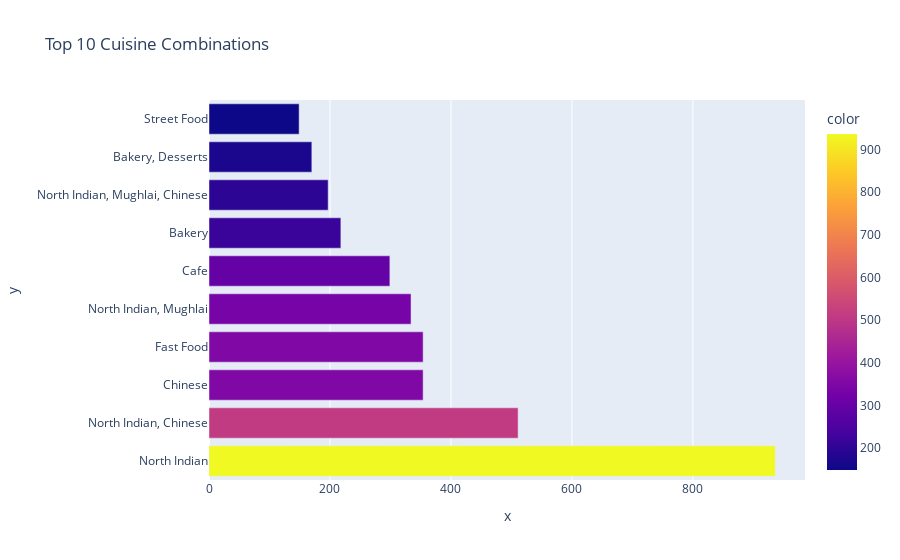

Source (notebook cell):
### Code cell
fig = px.bar(
    x=common_combinations.head(10).values, 
    y=common_combinations.head(10).index, orientation='h', 
    title='Top 10 Cuisine Combinations', 
    color=common_combinations.head(10).values, 
    color_continuous_scale='plasma', 
    height=600)

fig.show()

### Figure 1 — Plotly figure (JSON) as saved in the notebook; plotly's stock layout.template omitted (floating-point values rounded to 4 significant figures)
{"data": [{"alignmentgroup": "True", "hovertemplate": "x=%{x}<br>y=%{y}<br>color=%{marker.color}<extra></extra>", "legendgroup": "", "marker": {"color": [936, 511, 354, 354, 334, 299, 218, 197, 170, 149], "coloraxis": "coloraxis", "pattern": {"shape": ""}}, "name": "", "offsetgroup": "", "orientation": "h", "showlegend": false, "textposition": "auto", "type": "bar", "x": [936, 511, 354, 354, 334, 299, 218, 197, 170, 149], "xaxis": "x", "y": ["North Indian", "North Indian, Chinese", "Chinese", "Fast Food", "North Indian, Mughlai", "Cafe", "Bakery", "North Indian, Mughlai, Chinese", "Bakery, Desserts", "Street Food"], "yaxis": "y"}], "layout": {"autosize": true, "barmode": "relative", "coloraxis": {"colorbar": {"title": {"text": "color"}}, "colorscale": [[0, "#0d0887"], [0.1111, "#46039f"], [0.2222, "#7201a8"], [0.3333, "#9c179e"], [0.4444, "#bd3786"], [0.5556, "#d8576b"], [0.6667, "#ed7953"], [0.7778, "#fb9f3a"], [0.8889, "#fdca26"], [1, "#f0f921"]]}, "legend": {"tracegroupgap": 0}, "title": {"text": "Top 10 Cuisine Combinations"}, "xaxis": {"anchor": "y", "autorange": true, "domain": [0, 1], "range": [0, 985.3], "title": {"text": "x"}, "type": "linear"}, "yaxis": {"anchor": "x", "autorange": true, "domain": [0, 1], "range": [-0.5, 9.5], "title": {"text": "y"}, "type": "category"}}}
